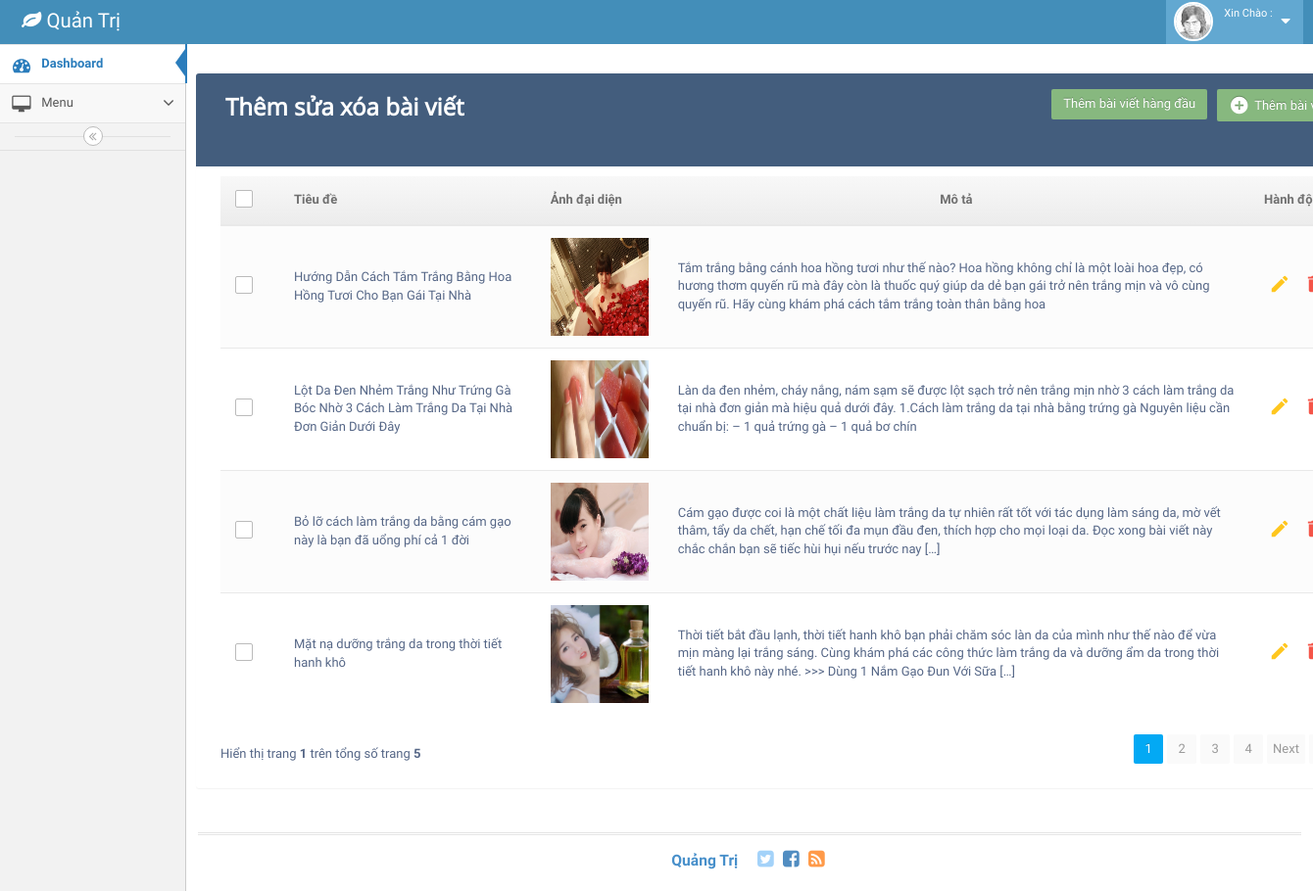
The app's page /admin/crudview.php?page=1&limit=4 with its own data.
### tables this page shows
CREATE TABLE `new` (
  `id` bigint(20) NOT NULL AUTO_INCREMENT,
  `title` varchar(255) DEFAULT NULL,
  `thumbnail` varchar(255) DEFAULT NULL,
  `shortdescription` text,
  `content` text,
  `createddate` varchar(255) DEFAULT NULL,
  `modifieddate` varchar(255) DEFAULT NULL,
  `createdby` varchar(255) DEFAULT NULL,
  `modifiedby` varchar(255) DEFAULT NULL,
  `like_new` bigint(20) DEFAULT NULL,
  `comment_count` bigint(20) DEFAULT NULL,
  `view_count` bigint(20) DEFAULT NULL,
  `attributeid` bigint(20) NOT NULL,
  PRIMARY KEY (`id`),
  KEY `attributeid` (`attributeid`),
  CONSTRAINT `new_ibfk_1` FOREIGN KEY (`attributeid`) REFERENCES `attribute` (`id`)
);

### admin/crud.php (the view, shortened to what this page needs)
<?php
require_once "../logic/LogicCrud.php";
            $current_page=$_GET['page'];
			$limit=$_GET['limit'];
			$offset=($current_page - 1)* $limit;
			$sql="SELECT * FROM new LIMIT ".$limit." OFFSET ".$offset;
			$query=mysqli_query($connect,$sql);
?>
  <div class="container">
        <div class="table-wrapper" style="width:1200px;">
            <form action="../logic/LogicCrud.php" method="post">
                <div class="table-title">
                    <div class="row">
                        <div class="col-sm-6">
                            <h2><b>Thêm sửa xóa bài viết</b></h2>
                        </div>
                        <div class="col-sm-6">
                            <a href="addview.php" class="btn btn-success" ><i class="material-icons">&#xE147;</i> <span>Thêm bài viết</span></a>
                            <input type="submit" class="btn btn-success" value="Thêm bài viết hàng đầu" name="toppost">
                        </div>
                    </div>
                </div>
                <table class="table table-striped table-hover table-custom">
                    <thead>
                        <tr>
                            <th>
                                <span class="custom-checkbox">
                                    <label for="selectAll"></label>
                                </span>
                            </th>
                            <th>Tiêu đề</th>
                            <th>Ảnh đại diện</th>
                            <th style="text-align:center;">Mô tả</th>
                            <th>Hành động</th>
                        </tr>
                    </thead>
                    <tbody>
                    <?php
                                while($row=mysqli_fetch_assoc($query)){?>
                        <tr>
                            <td>
                                <span class="custom-checkbox">
                                    <label for="checkbox1"></label>
                                </span>
                            </td>
                                    <td><?php echo $row['title'];?></td>
                                    <td><img src="<?php echo"../img/images/thumbnails/".$row['thumbnail'];?>" alt="Girl in a jacket" style="width:100px;height:100px;"></td>
                                    <td><?php echo $row['shortdescription'];?></td>
                            <td>
                                <a href="editview.php?edit=<?php echo $row['id']; ?>" class="edit" data-toggle="modal"><i class="material-icons" data-toggle="tooltip" title="Edit">&#xE254;</i></a>
                                <a href="crud.php?delete= <?php echo $row['id']; ?>" class="delete" data-toggle="modal"><i class="material-icons" data-toggle="tooltip" title="Delete">&#xE872;</i></a>
                            </td>
                        </tr>
                        <?php }
                            ?>
                    </tbody>
                </table>
            </form>
        <?php include "../inc/pagination.php"; ?>
        </div>
    </div>

### template/admin/assets/css/crud.css (style rules this page uses)
body { color: #566787; background: #f5f5f5; font-family: 'Varela Round', sans-serif; font-size: 13px; }
.table-wrapper { background: #fff; padding: 20px 25px; margin: 30px 100px; border-radius: 3px; box-shadow: 0 1px 1px rgba(0, 0, 0, .05); }
.table-title { padding-bottom: 15px; background: #435d7d; color: #fff; padding: 16px 30px; margin: -20px -25px 10px; border-radius: 3px 3px 0 0; }
.table-title h2 { margin: 5px 0 0; font-size: 24px; }
.table-title .btn { color: #fff; float: right; font-size: 13px; border: none; min-width: 50px; border-radius: 2px; border: none; outline: none !important; margin-left: 10px; }
.table-title .btn i { float: left; font-size: 21px; margin-right: 5px; }
.table-title .btn span { float: left; margin-top: 2px; }
table.table tr th, table.table tr td { border-color: #e9e9e9; padding: 12px 15px; vertical-align: middle; }
table.table tr th:first-child { width: 60px; }
table.table tr th:last-child { width: 100px; }
table.table-striped tbody tr:nth-of-type(odd) { background-color: #fcfcfc; }
table.table td:last-child i { opacity: 0.9; font-size: 22px; margin: 0 5px; }
table.table td a { font-weight: bold; color: #566787; display: inline-block; text-decoration: none; outline: none !important; }
table.table td a.edit { color: #FFC107; }
table.table td a.delete { color: #F44336; }
table.table td i { font-size: 19px; }
.custom-checkbox { position: relative; }
.custom-checkbox label:before { width: 18px; height: 18px; }
.custom-checkbox label:before { content: ''; margin-right: 10px; display: inline-block; vertical-align: text-top; background: white; border: 1px solid #bbb; border-radius: 2px; box-sizing: border-box; z-index: 2; }

### records on screen
new: title "Hướng Dẫn Cách Tắm Trắng Bằng Hoa Hồng Tươi Cho Bạn Gái Tại Nhà", thumbnail (picture), shortdescription "Tắm trắng bằng cánh hoa hồng tươi như thế nào? Hoa hồng không chỉ là một loài hoa đẹp, có hương thơm quyến rũ mà đây còn là thuốc quý giúp da dẻ bạn gái trở nên trắng mịn và vô cùng quyến rũ. Hãy cùng khám phá cách tắm trắng toàn thân bằng hoa"
new: title "Lột Da Đen Nhẻm Trắng Như Trứng Gà Bóc Nhờ 3 Cách Làm Trắng Da Tại Nhà Đơn Giản Dưới Đây", thumbnail (picture), shortdescription "Làn da đen nhẻm, cháy nắng, nám sạm sẽ được lột sạch trở nên trắng mịn nhờ 3 cách làm trắng da tại nhà đơn giản mà hiệu quả dưới đây. 1.Cách làm trắng da tại nhà bằng trứng gà Nguyên liệu cần chuẩn bị: – 1 quả trứng gà – 1 quả bơ chín"
new: title "Bỏ lỡ cách làm trắng da bằng cám gạo này là bạn đã uổng phí cả 1 đời", thumbnail (picture), shortdescription "Cám gạo được coi là một chất liệu làm trắng da tự nhiên rất tốt với tác dụng làm sáng da, mờ vết thâm, tẩy da chết, hạn chế tối đa mụn đầu đen, thích hợp cho mọi loại da. Đọc xong bài viết này chắc chắn bạn sẽ tiếc hùi hụi nếu trước nay […]"
new: title "Mặt nạ dưỡng trắng da trong thời tiết hanh khô", thumbnail (picture), shortdescription "Thời tiết bắt đầu lạnh, thời tiết hanh khô bạn phải chăm sóc làn da của mình như thế nào để vừa mịn màng lại trắng sáng. Cùng khám phá các công thức làm trắng da và dưỡng ẩm da trong thời tiết hanh khô này nhé. >>> Dùng 1 Nắm Gạo Đun Với Sữa […]"

### other values on screen
$current_page "1"
$totalPages "5"
